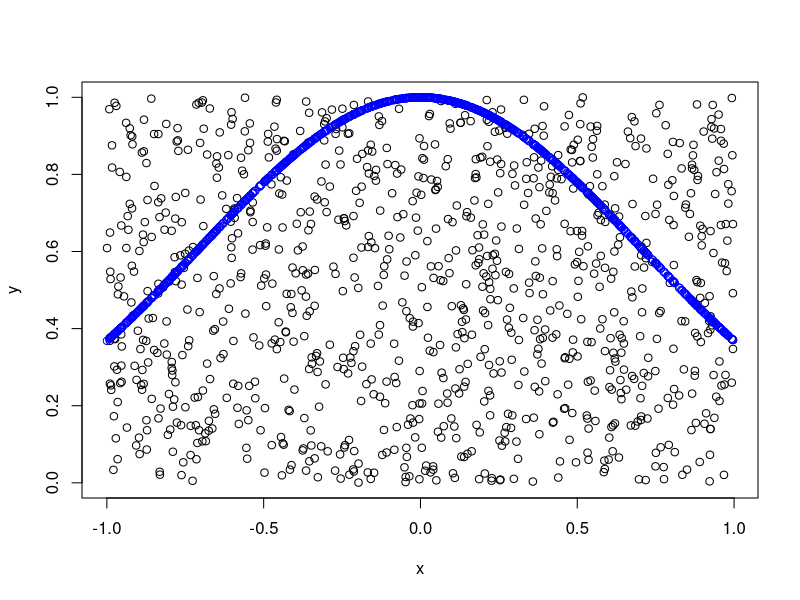
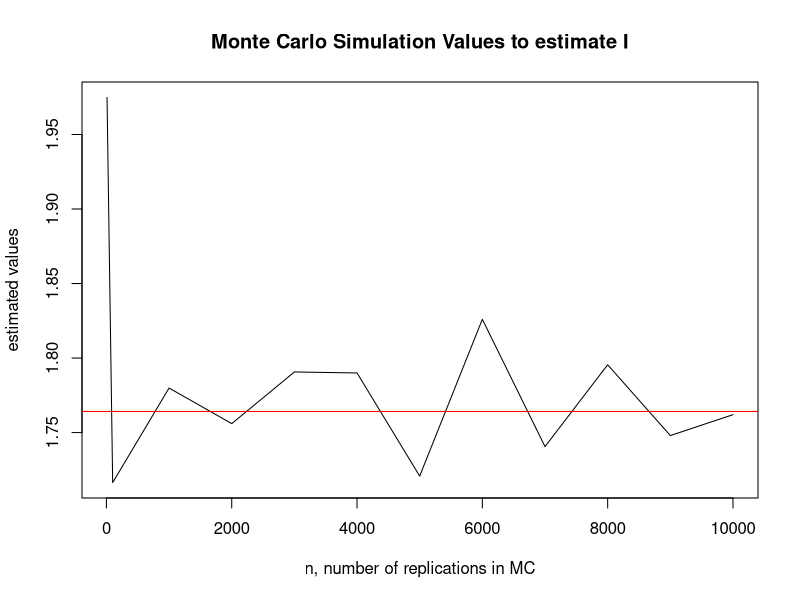
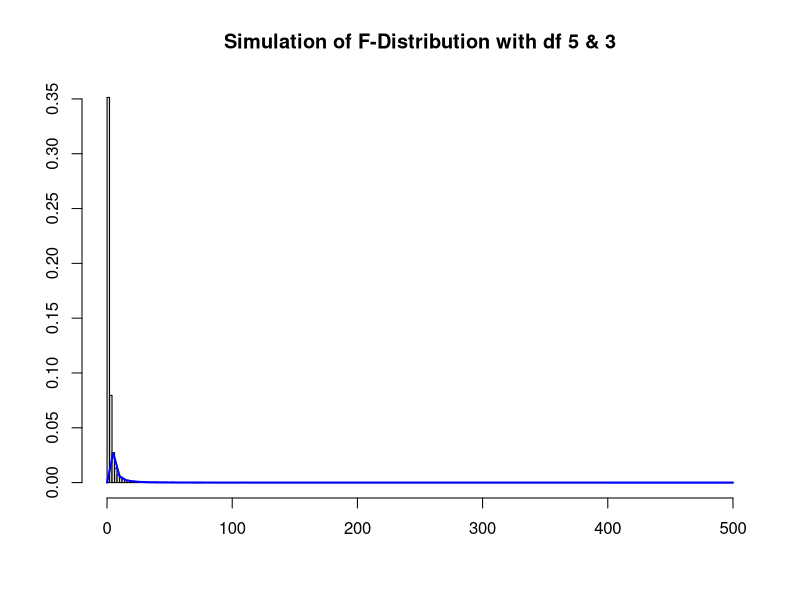
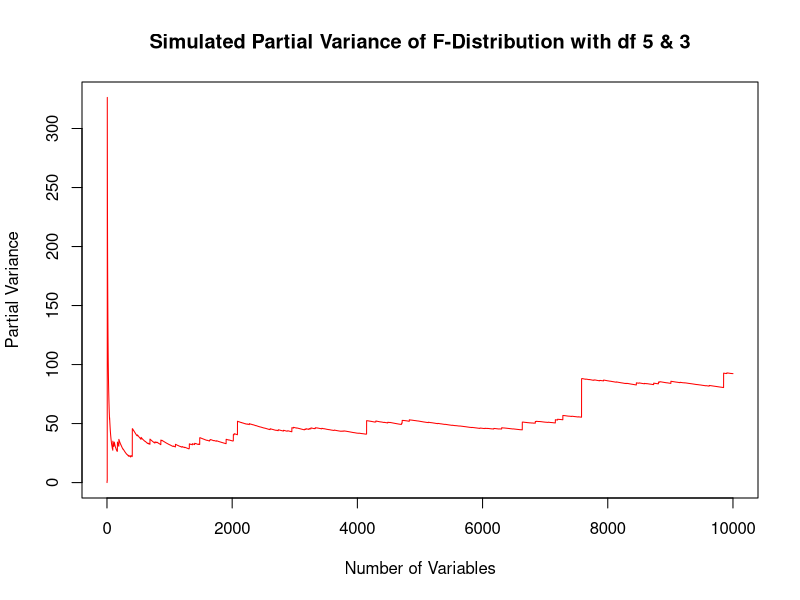

Write the R code that produced these figures, in order.
## ---- chunk 1
fx <- function(x){1/exp(x^2)}


estim.I = function(n){
  x = runif(n,a,b)
  y = runif(n,0,max(fx(x)))
  if(min(a,b)<0 & max(a,b)>0){
  ra = (abs(a)+abs(b))*abs(max(fx(x)))
  } else {
  ra = abs(abs(a)-abs(b))*abs(max(fx(x)))}
  uc = (fx(x) > y)
  int = ra * sum(uc)/n
  return(int)
}

#a simple visualisation
a=-1
b=1
n=1000
x = runif(n,a,b)
y = runif(n,0,max(fx(x)))


plot(x,y)
points(x,fx(x), col="blue")
  
## ---- chunk 2
n = c(10,100,seq(from = 1000, to = 10000, by = 1000))
set.seed(123)
a=-2
b=2

lst  = c()
for(i in 1:length(n)){
  lst[i] = abs( estim.I(n[i]))
}

int <- integrate(fx,a,b)
plot(n, lst, type = "l" , xlab = 'n, number of replications in MC', ylab = 'estimated values' , main = 'Monte Carlo Simulation Values to estimate I')
abline(h=int$value, col="red")
#Red line shows the value drom the function "intregrate"

## ---- chunk 3
n<-10000
set.seed(1234)
j <- rf(n, 5, 3)

hist(j, breaks = "Scott", xlab = "", ylab = "", probability = T, main = "Simulation of F-Distribution with df 5 & 3")

curve(df(x, 5, 3), 
      col="blue", lwd=2, add=TRUE, yaxt="n")


partmeans <-(cumsum(j))/(1:n)
parvar <- (1/(1:n))* cumsum((j-partmeans)^2)

plot((1:n),parvar, type = "l", col="red",
     main = "Simulated Partial Variance of F-Distribution with df 5 & 3", 
     xlab="Number of Variables", 
     ylab = "Partial Variance")

